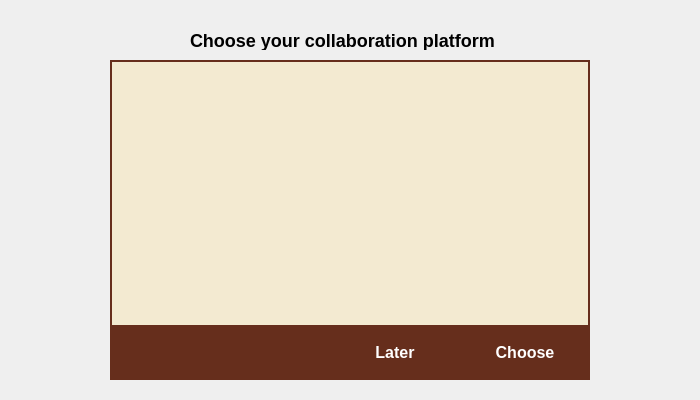
<?xml version="1.0" encoding="UTF-8"?>
<ui version="4.0">
 <class>Dialog</class>
 <widget class="QDialog" name="Dialog">
  <property name="geometry">
   <rect>
    <x>0</x>
    <y>0</y>
    <width>700</width>
    <height>400</height>
   </rect>
  </property>
  <property name="windowTitle">
   <string>Dialog</string>
  </property>
  <widget class="QLabel" name="chooseLabel">
   <property name="geometry">
    <rect>
     <x>110</x>
     <y>60</y>
     <width>480</width>
     <height>320</height>
    </rect>
   </property>
   <property name="styleSheet">
    <string notr="true">#chooseLabel{
background: #FFFFFF;
border: 2px solid #662E1C;
color : #662E1C;
background-color: rgb(243,234,209);
box-sizing: border-box;
box-shadow: 0px 4px 4px rgba(0, 0, 0, 0.25);
}</string>
   </property>
   <property name="text">
    <string/>
   </property>
  </widget>
  <widget class="QLabel" name="dataBtn">
   <property name="geometry">
    <rect>
     <x>330</x>
     <y>325</y>
     <width>130</width>
     <height>55</height>
    </rect>
   </property>
   <property name="font">
    <font>
     <pointsize>-1</pointsize>
     <weight>87</weight>
     <bold>true</bold>
    </font>
   </property>
   <property name="cursor">
    <cursorShape>PointingHandCursor</cursorShape>
   </property>
   <property name="styleSheet">
    <string notr="true">#dataBtn{
color: rgb(255, 255, 255);
font-size:16px;
font-weight:700;
background-color: #662e1c;;
}
#dataBtn::hover{
background-color:#451f13;
}</string>
   </property>
   <property name="text">
    <string>Later</string>
   </property>
   <property name="alignment">
    <set>Qt::AlignCenter</set>
   </property>
  </widget>
  <widget class="QLabel" name="zoomLabel">
   <property name="geometry">
    <rect>
     <x>140</x>
     <y>100</y>
     <width>90</width>
     <height>90</height>
    </rect>
   </property>
   <property name="cursor">
    <cursorShape>PointingHandCursor</cursorShape>
   </property>
   <property name="styleSheet">
    <string notr="true">#zoomLabel{
background-color: rgb(243,234,209); 
font-size:16px;
}
</string>
   </property>
   <property name="text">
    <string/>
   </property>
   <property name="pixmap">
    <pixmap>Images/Zoom-Icon.png</pixmap>
   </property>
   <property name="scaledContents">
    <bool>true</bool>
   </property>
  </widget>
  <widget class="QLabel" name="googleMeetLabel">
   <property name="geometry">
    <rect>
     <x>470</x>
     <y>100</y>
     <width>90</width>
     <height>90</height>
    </rect>
   </property>
   <property name="cursor">
    <cursorShape>PointingHandCursor</cursorShape>
   </property>
   <property name="styleSheet">
    <string notr="true">background-color: rgb(243,234,209); font-size:16px;</string>
   </property>
   <property name="text">
    <string/>
   </property>
   <property name="pixmap">
    <pixmap>Images/Google_Meet.png</pixmap>
   </property>
   <property name="scaledContents">
    <bool>true</bool>
   </property>
  </widget>
  <widget class="QLabel" name="skypeLabel">
   <property name="geometry">
    <rect>
     <x>140</x>
     <y>210</y>
     <width>90</width>
     <height>90</height>
    </rect>
   </property>
   <property name="cursor">
    <cursorShape>PointingHandCursor</cursorShape>
   </property>
   <property name="styleSheet">
    <string notr="true">background-color: rgb(243,234,209); font-size:16px;</string>
   </property>
   <property name="text">
    <string/>
   </property>
   <property name="pixmap">
    <pixmap>Images/Skype.png</pixmap>
   </property>
   <property name="scaledContents">
    <bool>true</bool>
   </property>
  </widget>
  <widget class="QLabel" name="jamiLabel">
   <property name="geometry">
    <rect>
     <x>360</x>
     <y>210</y>
     <width>90</width>
     <height>90</height>
    </rect>
   </property>
   <property name="cursor">
    <cursorShape>PointingHandCursor</cursorShape>
   </property>
   <property name="styleSheet">
    <string notr="true">background-color: rgb(243,234,209); font-size:16px;</string>
   </property>
   <property name="text">
    <string/>
   </property>
   <property name="pixmap">
    <pixmap>Images/Jami.png</pixmap>
   </property>
   <property name="scaledContents">
    <bool>true</bool>
   </property>
  </widget>
  <widget class="QLabel" name="teamsLabel">
   <property name="geometry">
    <rect>
     <x>250</x>
     <y>100</y>
     <width>90</width>
     <height>90</height>
    </rect>
   </property>
   <property name="cursor">
    <cursorShape>PointingHandCursor</cursorShape>
   </property>
   <property name="styleSheet">
    <string notr="true">background-color: rgb(243,234,209); font-size:16px;</string>
   </property>
   <property name="text">
    <string/>
   </property>
   <property name="pixmap">
    <pixmap>Images/teams.png</pixmap>
   </property>
   <property name="scaledContents">
    <bool>true</bool>
   </property>
  </widget>
  <widget class="QLabel" name="webexLabel">
   <property name="geometry">
    <rect>
     <x>360</x>
     <y>100</y>
     <width>90</width>
     <height>90</height>
    </rect>
   </property>
   <property name="cursor">
    <cursorShape>PointingHandCursor</cursorShape>
   </property>
   <property name="styleSheet">
    <string notr="true">background-color: rgb(243,234,209); font-size:16px;</string>
   </property>
   <property name="text">
    <string/>
   </property>
   <property name="pixmap">
    <pixmap>Images/Cisco_webex.png</pixmap>
   </property>
   <property name="scaledContents">
    <bool>true</bool>
   </property>
  </widget>
  <widget class="QLabel" name="chooseBtn">
   <property name="geometry">
    <rect>
     <x>460</x>
     <y>325</y>
     <width>130</width>
     <height>55</height>
    </rect>
   </property>
   <property name="font">
    <font>
     <pointsize>-1</pointsize>
     <weight>87</weight>
     <bold>true</bold>
    </font>
   </property>
   <property name="cursor">
    <cursorShape>PointingHandCursor</cursorShape>
   </property>
   <property name="styleSheet">
    <string notr="true">#chooseBtn{
color: rgb(255, 255, 255)
;font-size:16px;
font-weight:700;
background-color:#662e1c;
}
#chooseBtn::hover{
background-color:#451f13;
}</string>
   </property>
   <property name="text">
    <string>Choose</string>
   </property>
   <property name="alignment">
    <set>Qt::AlignCenter</set>
   </property>
  </widget>
  <widget class="QLabel" name="wherebyLabel">
   <property name="geometry">
    <rect>
     <x>250</x>
     <y>210</y>
     <width>90</width>
     <height>90</height>
    </rect>
   </property>
   <property name="cursor">
    <cursorShape>PointingHandCursor</cursorShape>
   </property>
   <property name="styleSheet">
    <string notr="true">background-color: rgb(243,234,209); font-size:16px;</string>
   </property>
   <property name="text">
    <string/>
   </property>
   <property name="pixmap">
    <pixmap>Images/whereby.png</pixmap>
   </property>
   <property name="scaledContents">
    <bool>true</bool>
   </property>
  </widget>
  <widget class="QLabel" name="jtsiLabel">
   <property name="geometry">
    <rect>
     <x>470</x>
     <y>210</y>
     <width>90</width>
     <height>90</height>
    </rect>
   </property>
   <property name="cursor">
    <cursorShape>PointingHandCursor</cursorShape>
   </property>
   <property name="styleSheet">
    <string notr="true">background-color: rgb(243,234,209); font-size:16px;</string>
   </property>
   <property name="text">
    <string/>
   </property>
   <property name="pixmap">
    <pixmap>Images/JItsi_meet.png</pixmap>
   </property>
   <property name="scaledContents">
    <bool>true</bool>
   </property>
  </widget>
  <widget class="QLabel" name="bottom">
   <property name="geometry">
    <rect>
     <x>110</x>
     <y>325</y>
     <width>220</width>
     <height>55</height>
    </rect>
   </property>
   <property name="font">
    <font>
     <pointsize>-1</pointsize>
     <weight>87</weight>
     <bold>true</bold>
    </font>
   </property>
   <property name="cursor">
    <cursorShape>PointingHandCursor</cursorShape>
   </property>
   <property name="styleSheet">
    <string notr="true">#bottom{
font-size:16px;
font-weight:700;
background-color: #662e1c;;
}
</string>
   </property>
   <property name="text">
    <string/>
   </property>
   <property name="alignment">
    <set>Qt::AlignCenter</set>
   </property>
  </widget>
  <widget class="QLabel" name="chooseText">
   <property name="geometry">
    <rect>
     <x>190</x>
     <y>30</y>
     <width>320</width>
     <height>20</height>
    </rect>
   </property>
   <property name="styleSheet">
    <string notr="true">#chooseText{
color: rgb(0, 0, 0);
font-size:18px;
font-weight: 700;
}</string>
   </property>
   <property name="text">
    <string>Choose your collaboration platform</string>
   </property>
  </widget>
 </widget>
 <resources/>
 <connections/>
</ui>
